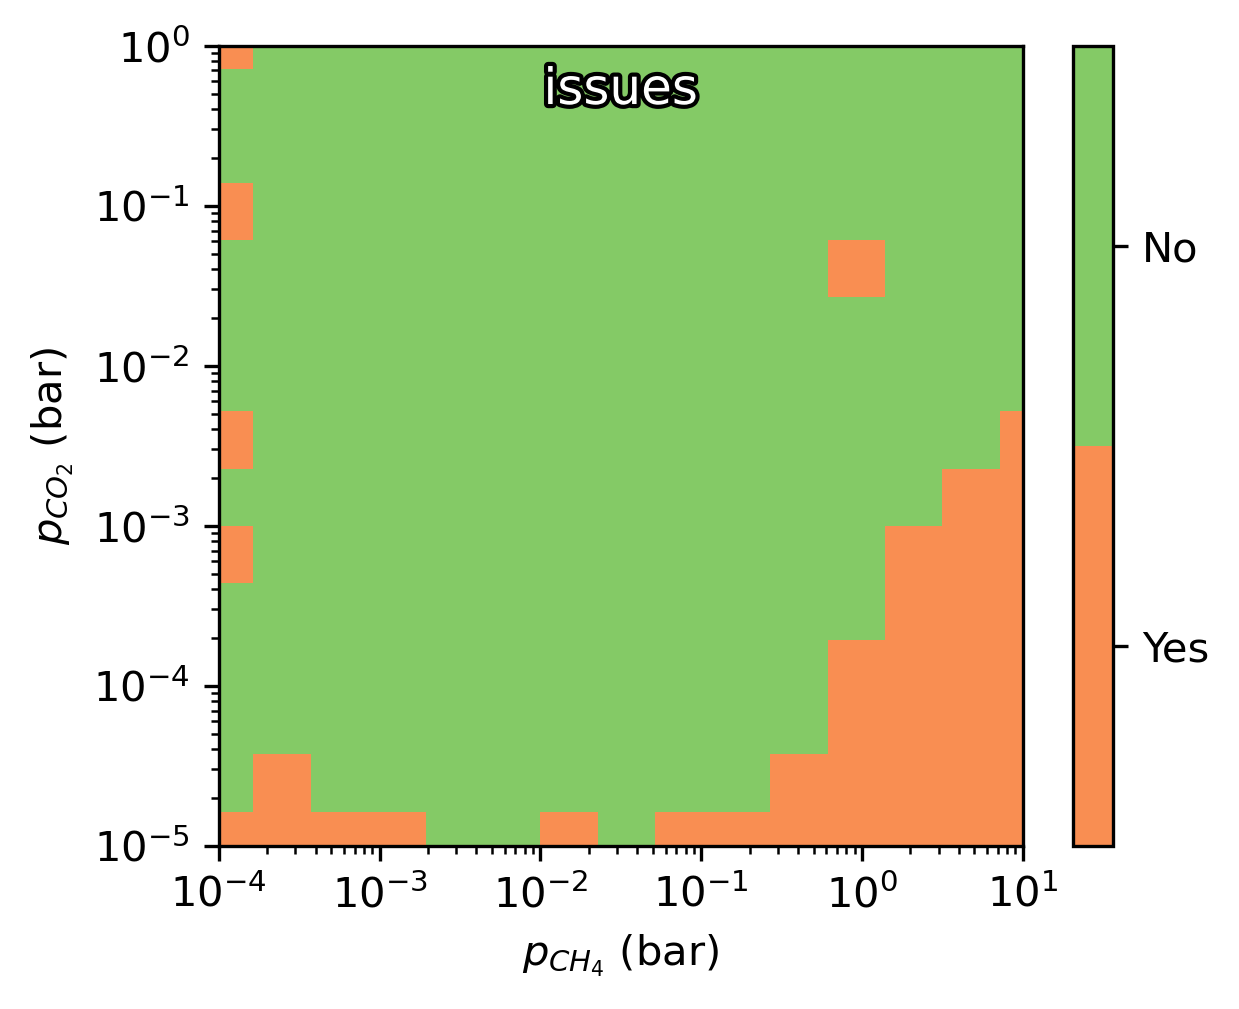

Python code for this plot:
import matplotlib.pyplot as plt
from zacrostools.heatmaps.issues import plot_issues

fig, axs = plt.subplots(1, figsize=(4.3, 3.5))
plot_issues(
    ax=axs,
    scan_path='simulation_results',
    x='pressure_CH4',
    y='pressure_CO2',
    analysis_range=[50, 100],
    verbose=True,
    auto_title=True,
    show_points=False,
    show_colorbar=True
)
plt.tight_layout()
plt.savefig('issues_heatmap.png', dpi=300, bbox_inches='tight', transparent=False)
plt.show()
